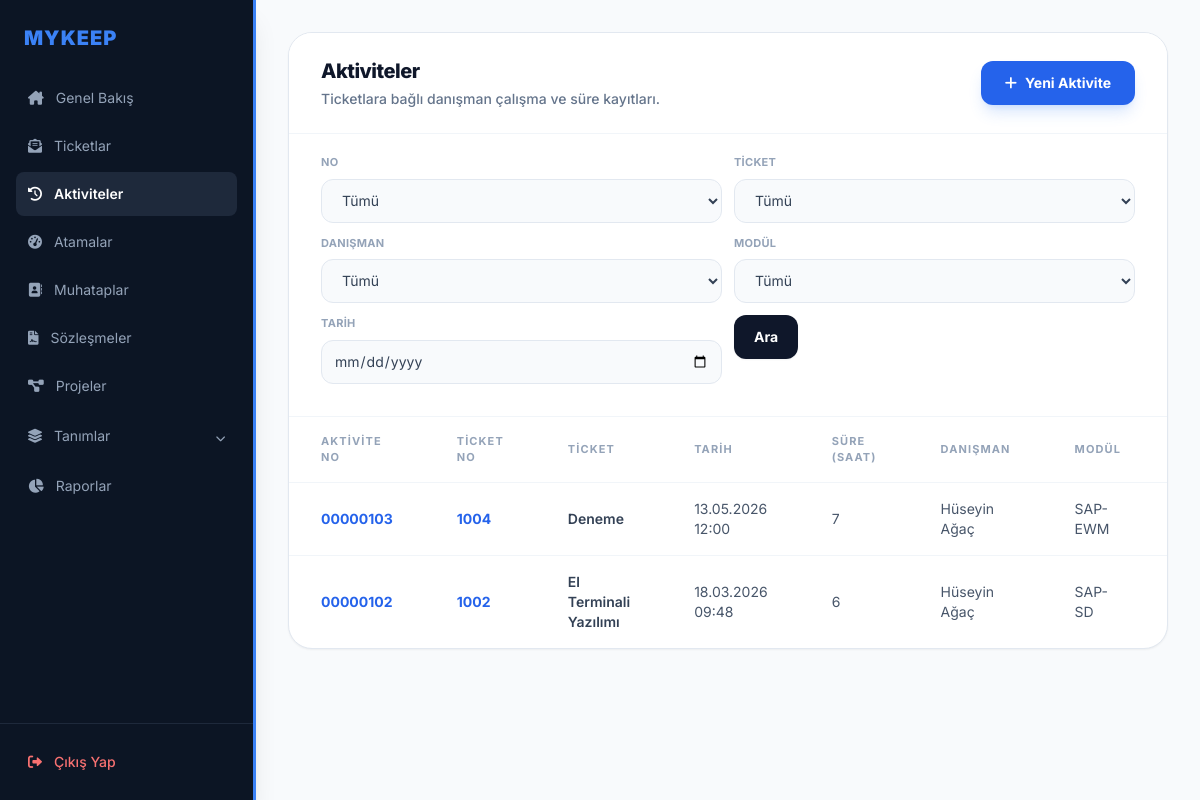
/aktiviteler/ (signed in), run on an earlier commit of the app's database.
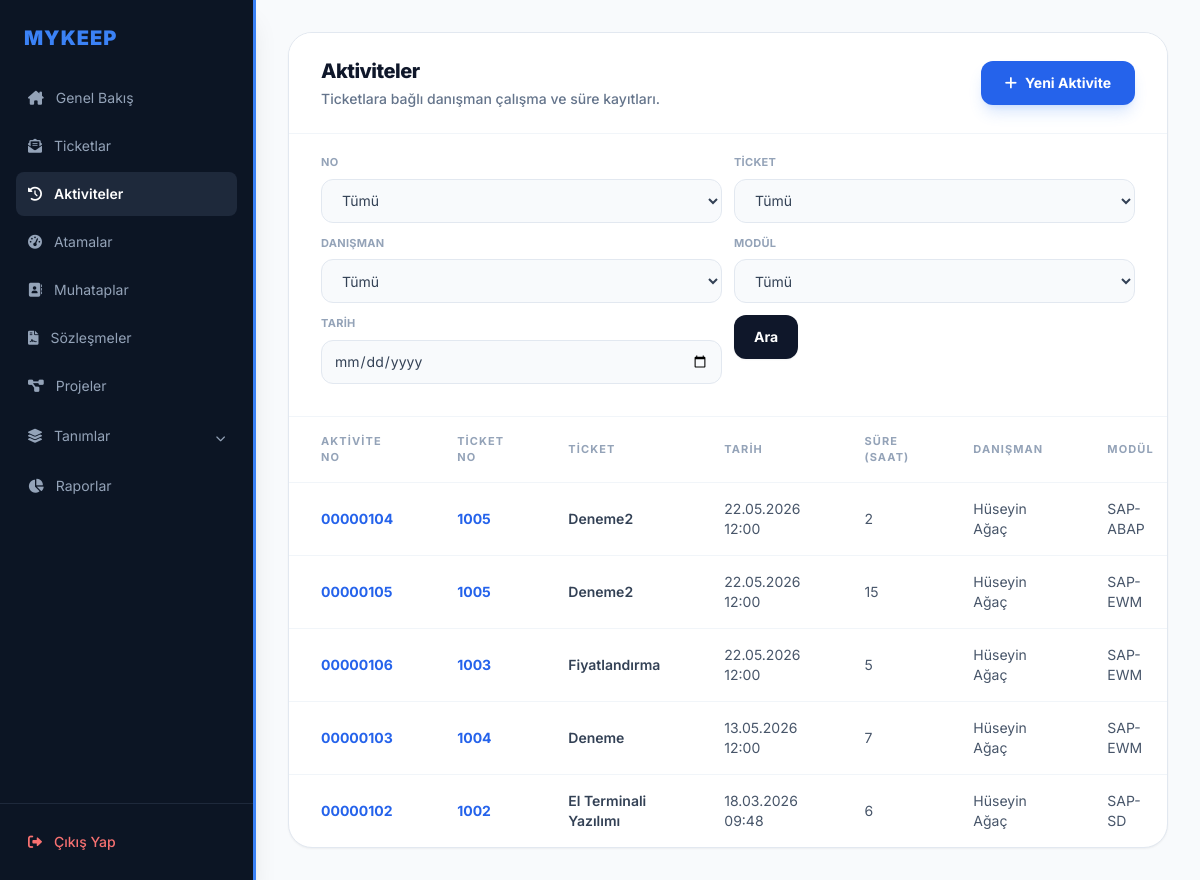
And on a later commit of the database.
### ticket/models.py (models this page shows, shortened)
class aktivite ( models.Model):
    number = models.IntegerField(auto_created= True,primary_key=True,unique=True, blank=True)
    ticketno = models.ForeignKey("ticket",to_field="ticketno", on_delete=models.CASCADE ,null=True)
    date = models.DateTimeField(blank = False, auto_now_add=False, null=False)
    time = models.IntegerField(null=False, blank=True)
    danisman = models.ForeignKey("modul.danisman", to_field="username", on_delete=models.CASCADE, null=True)
    modul = models.ForeignKey("modul.bolum", to_field="kod", on_delete=models.CASCADE, null=True)
    aciklama = models.TextField(null=True, blank=True)

class ticket(models.Model):
    ticketno = models.IntegerField(primary_key=True, unique=True, blank=True)
    konu: models.CharField= models.CharField(max_length=100)
    unvan = models.ForeignKey("muhatap.muhatap", to_field="unvan", on_delete=models.CASCADE, null=True)
    sozlesmeno = models.ForeignKey("sozlesme.sozlesmeler", to_field="sozlesmeno", on_delete=models.CASCADE, null=True)
    bolumkod = models.ForeignKey("modul.bolum", to_field="kod", on_delete=models.CASCADE, null=True)
    destekturu = models.ForeignKey("destekturu.destektur", to_field="definition", on_delete=models.PROTECT, null=True)
    taleptarih = models.DateTimeField(default=timezone.now)
    termintarih = models.DateTimeField(null=True, blank=True)
    oncelikkod = models.ForeignKey("destekturu.oncelik", to_field="kod", on_delete=models.CASCADE, null=True)
    aciklama = models.TextField(null=True, blank=True)
    durumtanim = models.ForeignKey("statu", to_field="durumtanim", on_delete=models.CASCADE, null=True)
    faturadurum = models.ForeignKey("faturalama", to_field="faturadurum", on_delete=models.CASCADE, null=True)
    danisman = models.ManyToManyField("modul.danisman", blank=True, related_name="ticket_danismanlar")
    efor = models.FloatField(null=True, blank=True)
    onay = models.BooleanField(default=False)
    musteri_ticket_no = models.CharField(max_length=50, null=True, blank=True, verbose_name="Müşteri Ticket No")

### modul/models.py (models this page shows)
class danisman(models.Model):
    username = models.CharField(max_length=10, unique=True)
    isim = models.CharField(max_length=40)
    email = models.EmailField(max_length=100, null=True, blank=True)
    telefon = models.CharField(max_length=10)
    tur = models.CharField(
        max_length=20,
        choices=[('İç Kaynak', 'İç Kaynak'), ('Dış Kaynak', 'Dış Kaynak')],
        default='İç Kaynak',
        verbose_name="Danışman Türü"
    )
    yetkinlik = models.ManyToManyField(bolum, related_name="yetkinlikler")
    def __str__(self):
        return f"{self.isim}"

class bolum(models.Model):
    kod = models.CharField(max_length=10, unique=True)
    program = models.CharField(max_length=40, null=True)
    isim = models.CharField(max_length=20)
    programresim = models.ImageField(upload_to='resimler', null=True, blank=True)
    list_display = ('kod', 'program', 'isim', 'programresim')
    def __str__(self):
        return f"{self.program}-{self.isim}"

### ticket/views.py (the view)
# urls.py: path('aktiviteler/', ticket_views.aktivite_listesi, name='aktivite_listesi'),
def aktivite_listesi(request):
    aktiviteler = aktivite.objects.select_related("ticketno", "danisman", "modul").all().order_by("-date")
    if hasattr(request.user, 'userprofile'):
        profile = request.user.userprofile
        if profile.role == 'Firma' and profile.muhatap_firma:
            aktiviteler = aktiviteler.filter(ticketno__unvan=profile.muhatap_firma)
        elif profile.role == 'Danisman' and profile.danisman_profil:
            aktiviteler = aktiviteler.filter(danisman=profile.danisman_profil)
    aktivite_no = request.GET.get("aktivite_no", "").strip()
    ticket_secimi = request.GET.get("ticket", "").strip()
    danisman = request.GET.get("danisman", "").strip()
    modul = request.GET.get("modul", "").strip()
    tarih = request.GET.get("tarih", "").strip()
    if aktivite_no:
        aktiviteler = aktiviteler.filter(number=aktivite_no)
    if ticket_secimi:
        aktiviteler = aktiviteler.filter(ticketno_id=ticket_secimi)
    if danisman:
        aktiviteler = aktiviteler.filter(danisman__username=danisman)
    if modul:
        aktiviteler = aktiviteler.filter(modul_id=modul)
    if tarih:
        aktiviteler = aktiviteler.filter(date__date=tarih)
    context = {
        "aktiviteler": aktiviteler,
        "aktivite_nolari": aktivite.objects.order_by("number").values_list("number", flat=True),
        "secili_aktivite_no": aktivite_no,
        "secili_ticket": ticket_secimi,
        "secili_danisman": danisman,
        "secili_modul": modul,
        "tarih": tarih,
        "form": AktiviteForm(),
    }
    return render(request, "aktivite_listesi.html", context)

### templates/aktivite_listesi.html (shortened to what the changed rows need)
{% extends 'base.html' %}
{% block content %}
<div class="bg-white border border-slate-200 rounded-3xl shadow-sm overflow-hidden">
    <div class="px-8 py-6 border-b border-slate-100 flex justify-between items-center bg-white">
        <div>
            <h2 class="text-xl font-extrabold text-slate-900 tracking-tight">Aktiviteler</h2>
        </div>
    </div>
    <table class="w-full text-left border-collapse">
        <thead>
            <tr class="text-[11px] uppercase tracking-widest text-slate-400 font-bold border-b border-slate-100">
                <th class="px-8 py-4">Aktivite No</th>
                <th class="px-8 py-4">Ticket No</th>
                <th class="px-8 py-4">Ticket</th>
                <th class="px-8 py-4">Tarih</th>
                <th class="px-8 py-4">Süre (Saat)</th>
                <th class="px-8 py-4">Danışman</th>
                <th class="px-8 py-4">Modül</th>
                <th class="px-8 py-4">Açıklama</th>
            </tr>
        </thead>
        <tbody class="divide-y divide-slate-100">
            {% for a in aktiviteler %}
            <tr class="hover:bg-slate-50 transition">
                <td class="px-8 py-4 text-sm font-bold">
                    <a href="{% url 'aktivite_duzenle' a.pk %}" class="text-blue-600 hover:text-blue-800 hover:underline">
                        {{ a.number|stringformat:"08d" }}
                    </a>
                </td>
                <td class="px-8 py-4 text-sm font-bold">
                    {% if a.ticketno %}
                        <a href="{% url 'ticket_duzenle' a.ticketno.pk %}" class="text-blue-600 hover:text-blue-800 hover:underline">
                            {{ a.ticketno.ticketno }}
                        </a>
                    {% else %}
                        <span class="text-slate-400">-</span>
                    {% endif %}
                </td>
                <td class="px-8 py-4 text-sm">
                    <span class="font-semibold text-slate-700">{{ a.ticketno.konu|default:"-" }}</span>
                </td>
                <td class="px-8 py-4 text-sm text-slate-600">{{ a.date|date:"d.m.Y H:i" }}</td>
                <td class="px-8 py-4 text-sm text-slate-600">{{ a.time }}</td>
                <td class="px-8 py-4 text-sm text-slate-600">{{ a.danisman|default:"-" }}</td>
                <td class="px-8 py-4 text-sm text-slate-600">{{ a.modul|default:"-" }}</td>
                <td class="px-8 py-4 text-sm text-slate-500">{{ a.aciklama|default:"-"|truncatechars:90 }}</td>
            </tr>
            {% empty %}
            <tr>
                <td colspan="9" class="px-8 py-10 text-center text-sm text-slate-400">Henüz aktivite eklenmemiş.</td>
            </tr>
            {% endfor %}
        </tbody>
    </table>
</div>
{% endblock %}

What changed in the data, as far as the page shows it:
added aktivite: number "00000104", ticketno.ticketno "1005", ticketno.konu "Deneme2", date "22.05.2026 12:00", time "2", danisman "Hüseyin Ağaç", modul "SAP-ABAP"
added aktivite: number "00000105", ticketno.ticketno "1005", ticketno.konu "Deneme2", date "22.05.2026 12:00", time "15", danisman "Hüseyin Ağaç", modul "SAP-EWM"
added aktivite: number "00000106", ticketno.ticketno "1003", ticketno.konu "Fiyatlandırma", date "22.05.2026 12:00", time "5", danisman "Hüseyin Ağaç", modul "SAP-EWM"
